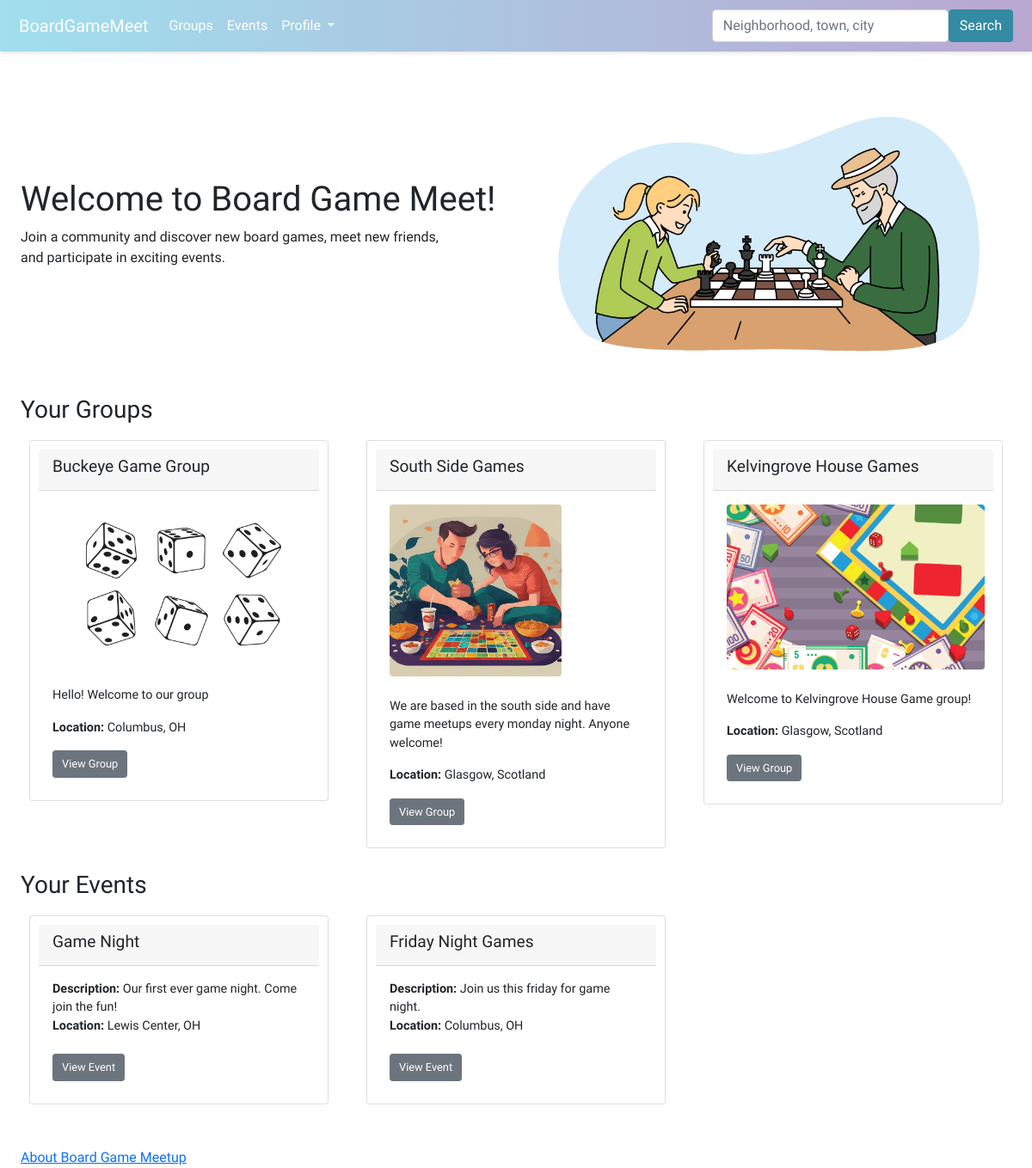
The app's page / (signed in), older data.
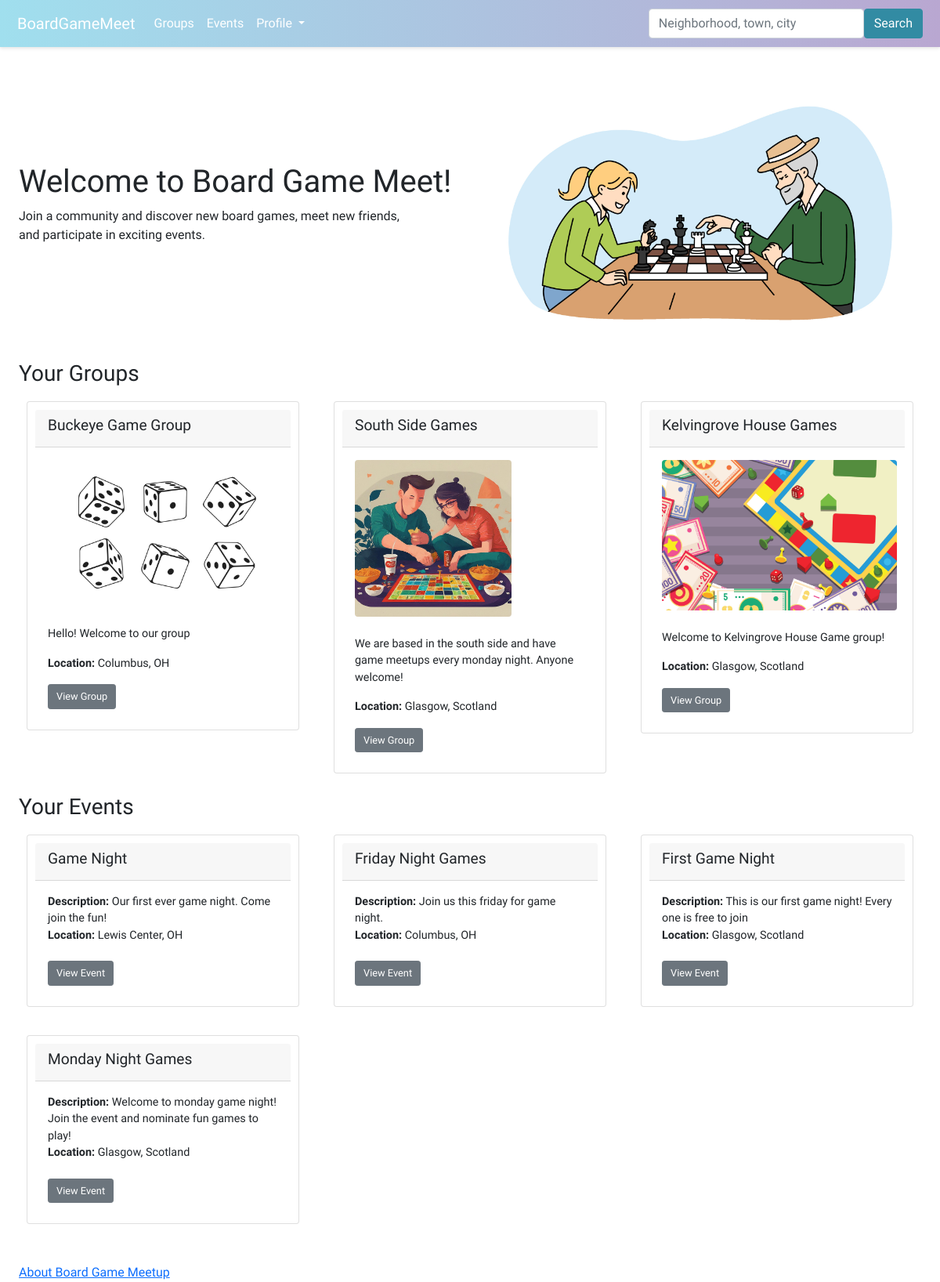
The same page, newer data.
### boardgame/models.py (models this page shows, shortened)
class GroupMembers(models.Model):
    user = models.ForeignKey(User, on_delete=models.CASCADE)
    group = models.ForeignKey(Group, on_delete=models.CASCADE)
    is_admin = models.BooleanField(default=False)
    date_joined = models.DateTimeField(auto_now_add=True)
    class Meta:
        verbose_name_plural = 'GroupMembers'
        unique_together = ('user', 'group')

class Group(models.Model):
    name = models.CharField(max_length=100)
    description = models.TextField()
    members = models.ManyToManyField(User, through='GroupMembers')
    slug = models.SlugField(unique=True)
    group_image = models.ImageField(upload_to='images/', null=True, blank=True)

class GroupLocation(models.Model):
    group = models.OneToOneField('Group', on_delete=models.CASCADE)
    city = models.CharField(max_length=100)
    sublocality = models.CharField(max_length=100, blank=True)  # neighborhoods or sublocalities
    state = models.CharField(max_length=100, blank=True)
    postcode = models.CharField(max_length=20, blank=True)
    country = models.CharField(max_length=100)
    latitude = models.DecimalField(max_digits=9, decimal_places=6, blank=True, null=True)
    longitude = models.DecimalField(max_digits=9, decimal_places=6, blank=True, null=True)

class EventAttendance(models.Model):
    user = models.ForeignKey(User, on_delete=models.CASCADE)
    event = models.ForeignKey(Event, on_delete=models.CASCADE)
    date_joined = models.DateTimeField(auto_now_add=True)
    class Meta:
        verbose_name_plural = 'EventAttendance'
        unique_together = ('user', 'event')

class Event(models.Model):
    group = models.ForeignKey(Group, on_delete=models.CASCADE)
    title = models.CharField(max_length=100)
    description = models.TextField()
    date_time = models.DateTimeField()
    attendees = models.ManyToManyField(User, through='EventAttendance')
    nominations = models.ManyToManyField(Game, through='GameNomination')

class EventLocation(models.Model):
    event = models.OneToOneField('Event', on_delete=models.CASCADE)
    address = models.CharField(max_length=255)
    city = models.CharField(max_length=100)
    sublocality = models.CharField(max_length=100, blank=True)  # neighborhoods or sublocalities
    state = models.CharField(max_length=100, blank=True, null=True)  # Nullable state field
    postcode = models.CharField(max_length=20)
    country = models.CharField(max_length=20)
    latitude = models.DecimalField(max_digits=9, decimal_places=6, blank=True, null=True)
    longitude = models.DecimalField(max_digits=9, decimal_places=6, blank=True, null=True)

### boardgame/views.py (the view)
# urls.py: path("",views.home, name="home"),
def home(request):
    group_list = Group.objects.all().select_related('grouplocation').order_by('name')
    event_list = Event.objects.all().select_related('eventlocation').order_by('title')
    user_groups = None
    user_events = None
    user = request.user
    if user.is_authenticated:
        user_groups = GroupMembers.objects.filter(user=user).select_related('group')
        user_events = EventAttendance.objects.filter(user=user).select_related('event')
    context = {
        'groups': group_list,
        'events': event_list,
        'user_groups': user_groups,
        'user_events': user_events,
    }
    return render(request, 'boardgame/home.html', context=context)

### boardgame/templates/boardgame/home.html (shortened to what this page needs)
{% extends 'boardgame/base.html' %}
{% load static %}
{% block content %}
<head>
    <link rel="stylesheet" type="text/css" href="{% static 'boardgame/style.css' %}">
</head>
<body>
    <div class="container">
        <div class="row align-items-center">
            <div class="col-md-6">
                <h1 class="test">Welcome to Board Game Meet!</h1>
                <div>
                    Join a community and discover new board games, meet new friends, <br>
                    and participate in exciting events. <br /><br />
                </div>
            </div>
            <div class="col-md-6 text-center">
                <img src="{% static 'boardgame/images/boardgamehome.jpeg' %}" alt="Board Game Home" class="img-fluid rounded" />
            </div>
        </div>
        <div>
            {% if not user.is_authenticated %}
            <div>
                <h3>Featured Groups</h3>
                {% if groups %}
                <div class="row">
                    {% for group in groups %}
                    <div class="col-md-4 mb-3">
                        <div class="card">
                            <div class="card-header">
                                <h4>{{ group.name }}</h4>
                            </div>
                            <div class="card-body">
                                <div class="group-profile">
                                    {% if group.group_image %}
                                    <img src="{{ group.group_image.url }}" class="profile-image rounded">
                                    {% else %}
                                    <img src="{% static 'boardgame/images/group_profile_default.jpg' %}" class="profile-image rounded">
                                    {% endif %}
                                    <br/><br/>
                                    <p>{{ group.description }}</p>
                                    <p><b>Location:</b> {{ group.grouplocation.city }}{% if group.grouplocation.state %}, {{ group.grouplocation.state }}{% endif %}</p>
                                    <a href="{% url 'group_profile' group.slug %}" class="btn btn-secondary btn-sm">View Group</a>
                                </div>
                            </div>
                        </div>
                    </div>
                    {% endfor %}
                </div>
                {% else %}
                <strong>There are no groups present.</strong>
                {% endif %}
            </div>
            <div>
                <h3>Featured Events</h3>
                {% if events %}
                <div class="row">
                    {% for event in events %}
                    <div class="col-md-4 mb-3">
                        <div class="card">
                            <div class="card-header">
                                <h4>{{ event.title }}</h4>
                            </div>
                            <div class="card-body">
                                <p class="card-text">
                                    <b>Description:</b> {{ event.description }}<br />
                                    <b>Location:</b> {{ event.eventlocation.city }}{% if event.eventlocation.state %}, {{ event.eventlocation.state }}{% endif %}<br /><br />
                                    <a href="{% url 'event_details' event.id %}" class="btn btn-secondary btn-sm">View Event</a>
                                </p>
                            </div>
                        </div>
                    </div>
                    {% endfor %}
                </div>
                {% else %}
                <strong>There are no events present.</strong>
                {% endif %}
            </div>
            {% else %}
            <h3>Your Groups</h3>
            <div class="row">
                {% if user_groups %}
                {% for group_member in user_groups %}
                <div class="col-md-4 mb-3">
                    <div class="card">
                        <div class="card-header">
                            <h4>{{ group_member.group.name }}</h4>
                        </div>
                        <div class="card-body">
                            <div class="group-profile">
                                {% if group_member.group.group_image %}
                                <img src="{{ group_member.group.group_image.url }}" class="profile-image rounded">
                                {% else %}
                                <img src="{% static 'boardgame/images/group_profile_default.jpg' %}" class="profile-image rounded">
                                {% endif %}
                                <br/><br/>
                                <p>{{ group_member.group.description }}</p>
                                <p><b>Location:</b> {{ group_member.group.grouplocation.city }}{% if group_member.group.grouplocation.state %}, {{ group_member.group.grouplocation.state }}{% endif %}</p>
                                <a href="{% url 'group_profile' group_member.group.slug %}" class="btn btn-secondary btn-sm">View Group</a>
                            </div>
                        </div>
                    </div>
                </div>
                {% endfor %}
                {% else %}
                <p>You are not a member of any groups yet.</p>
                {% endif %}
            </div>
            <h3>Your Events</h3>
            <div class="row">
                {% if user_events %}
                {% for event_attendance in user_events %}
                <div class="col-md-4 mb-3">
                    <div class="card">
                        <div class="card-header">
                            <h4>{{ event_attendance.event.title }}</h4>
                        </div>
                        <div class="card-body">
                            <p class="card-text">
                                <b>Description:</b> {{ event_attendance.event.description }}<br />
                                <b>Location:</b> {{ event_attendance.event.eventlocation.city }}{% if event_attendance.event.eventlocation.state %}, {{ event_attendance.event.eventlocation.state }}{% endif %}<br /><br />
                                <a href="{% url 'event_details' event_attendance.event.id %}" class="btn btn-secondary btn-sm">View Event</a>
                            </p>
                        </div>
                    </div>
                </div>
                {% endfor %}
                {% else %}
                <p>You are not attending any events yet.</p>
                {% endif %}
            </div>
            {% endif %}
            <br>
            <div>
                <a href="/boardgame/about/">About Board Game Meetup</a><br />
            </div>
        </div>
    </div>
</body>
{% endblock %}

### boardgame/templates/boardgame/base.html (shortened to what this page needs)
{% load static %}
<!doctype html>
<html lang="en">
<head>
  <link rel="stylesheet" href="{% static 'boardgame/style.css' %}">
  <link href="https://cdn.jsdelivr.net/npm/bootstrap@5.0.2/dist/css/bootstrap.min.css" rel="stylesheet">
</head>
<body>
  {% include 'boardgame/navbar.html' %}
  <br />
  <div class="container">
    {% block content %}
    {% endblock %}
  </div>
</body>
</html>

### boardgame/templates/boardgame/navbar.html (shortened to what this page needs)
<nav class="navbar navbar-expand-lg navbar-dark" style="background: linear-gradient(to right, #a0dfee, #b9a7d1); box-shadow: 0 2px 4px rgba(0, 0, 0, 0.1); padding: 10px;">
<div class="container-fluid">
    <a class="navbar-brand" href="{% url 'home' %}">BoardGameMeet</a>
    <div class="collapse navbar-collapse" id="navbarSupportedContent">
      <ul class="navbar-nav me-auto mb-2 mb-lg-0">
        <li class="nav-item">
          <a class="nav-link" href="{% url 'groups' %}"style="color: white;">Groups</a>
        </li>
        <li class="nav-item">
          <a class="nav-link" href="{% url 'events' %}"style="color: white;">Events</a>
        </li>
        {% if user.is_authenticated %}
        <li class="nav-item dropdown">
          <a class="nav-link dropdown-toggle" href="#" id="navbarDropdown" role="button" data-bs-toggle="dropdown" aria-expanded="false"style="color: white;">
              Profile
          </a>
      </li>
        {% endif %}
      </ul>
      <form class="d-flex" method="POST" action="{% url 'search' %}">
        <input class="form-control custom-search-bar" type="search" placeholder="Neighborhood, town, city" aria-label="Search" name="searched">
        <button class="btn" type="submit" style="background-color: #328ba3; border-color: #328ba3; color: #ffffff;">Search</button>
    </form>
    </div>
  </div>
</nav>

### boardgame/static/boardgame/style.css (style rules this page uses)
.profile-image { max-width: 300px; max-height: 200px; width: auto; height: auto; }
.card { padding: 10px; margin: 10px; }
.card-header h4 { font-size: 1.2rem; }
.card-body p { font-size: 0.9rem; }
.btn-sm { font-size: 0.8rem; padding: 5px 10px; }
.container { max-width: 1200px; margin: auto; }
.navbar .form-control.custom-search-bar { width: 275px; }

### boardgame/templates/boardgame/base.html (style rules this page uses)
body { font-family: 'Varela Round', sans-serif; }
.navbar-nav li { list-style: none !important; font-size: 1rem; }

Row changes from the older to the newer data that the page shows:
added EventAttendance: event "First Game Night", event.description "This is our first game night! Every one is free to join", event.eventlocation.city "Glasgow", event.eventlocation.state "Scotland"
added EventAttendance: event "Monday Night Games", event.description "Welcome to monday game night! Join the event and nominate fun games to play!", event.eventlocation.city "Glasgow", event.eventlocation.state "Scotland"
